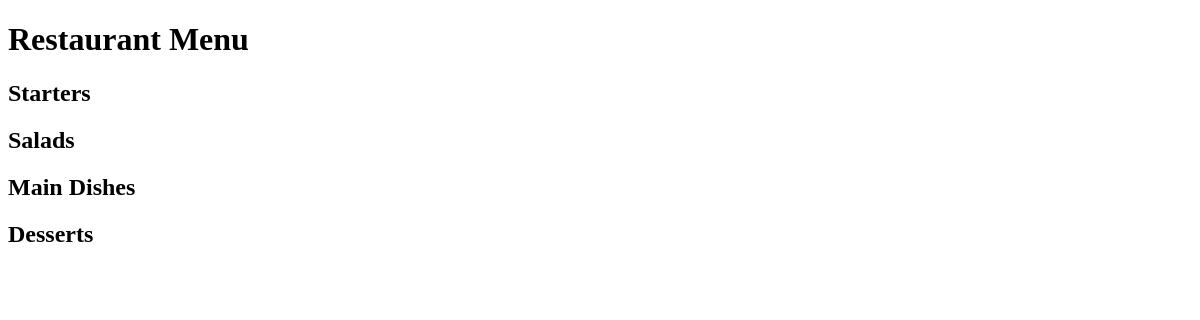
The app's page /, older data.
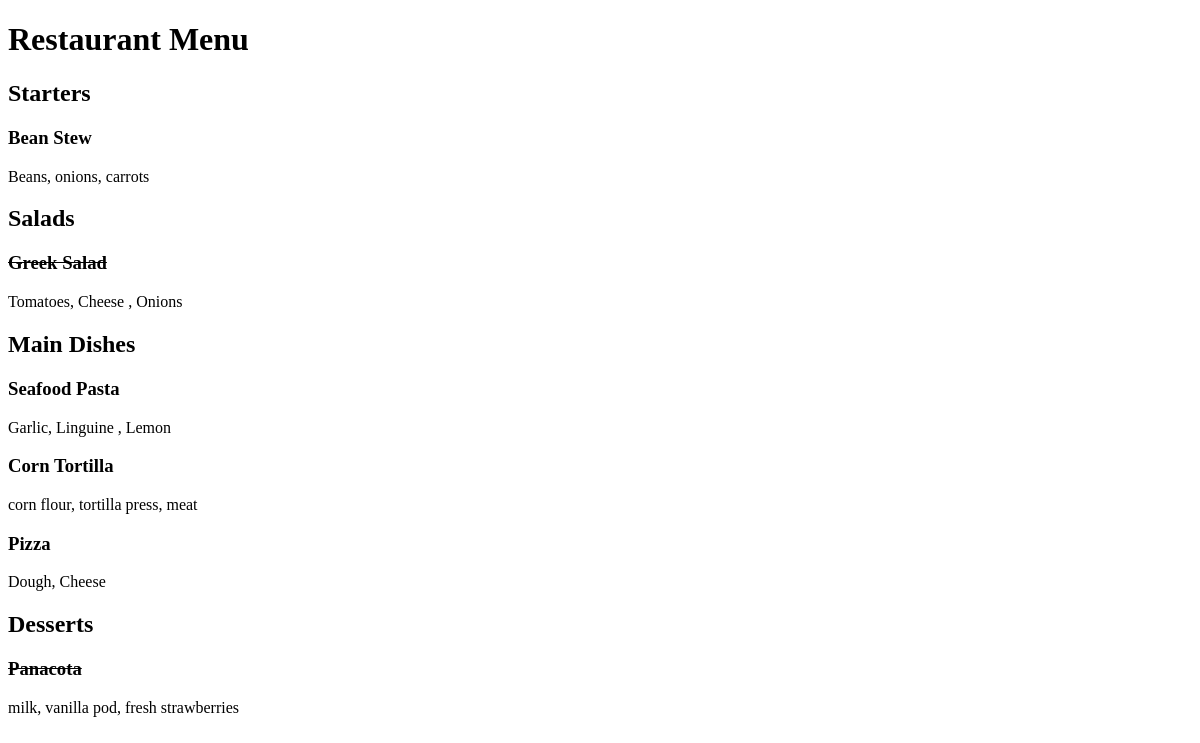
The same page, newer data.
### restaurant_menu/models.py (models this page shows, shortened)
class Item(models.Model):
    meal = models.CharField(max_length=1000, unique=True)
    description = models.CharField(max_length=2000)
    price = models.DecimalField(max_digits=10 ,decimal_places=2)
    meal_type = models.CharField(max_length=200, choices=MEAL_TYPE)
    author = models.ForeignKey(User, on_delete=models.PROTECT)
    status = models.IntegerField(choices=STATUS, default=0)
    date_created = models.DateTimeField(auto_now_add=True)
    date_updated = models.DateTimeField(auto_now=True)

### restaurant_menu/views.py (the view)
# urls.py: path('', views.MenuList.as_view(), name='home')
class MenuList(generic.ListView):
     queryset = Item.objects.order_by("-date_created")
     template_name = "index.html"
     def get_context_data(self, **kwargs):
         context = super().get_context_data(**kwargs)
         context["meals"] = MEAL_TYPE
         return context

### templates/index.html (shortened to what this page needs)
<!DOCTYPE html>
<html lang="en">
<head>
</head>
<body>
  <h1>Restaurant Menu</h1>
   {% for meal in meals %}
       <h2>{{ meal.1 }}</h2>
           {% for row in item_list %}
               {% if row.meal_type == meal.0 %}
                    {% if row.status == 0 %}
                       <h3><del>{{ row.meal }}</del></h3>
                        <p> {{ row.description }}</p>
                     {% else %}
                        <h3>{{ row.meal }}</h3>
                        <p> {{ row.description }}</p>
                    {% endif %}
                {% endif %}
           {% endfor %}
   {% endfor %}
</body>
</html>

Row changes from the older to the newer data that the page shows:
added Item: meal "Bean Stew", description "Beans, onions, carrots", shown under "Starters"
added Item: meal "Greek Salad", description "Tomatoes, Cheese , Onions", shown under "Salads"
added Item: meal "Seafood Pasta", description "Garlic, Linguine , Lemon", shown under "Main Dishes"
added Item: meal "Corn Tortilla", description "corn flour, tortilla press, meat", shown under "Main Dishes"
added Item: meal "Pizza", description "Dough, Cheese", shown under "Main Dishes"
added Item: meal "Panacota", description "milk, vanilla pod, fresh strawberries", shown under "Desserts"
